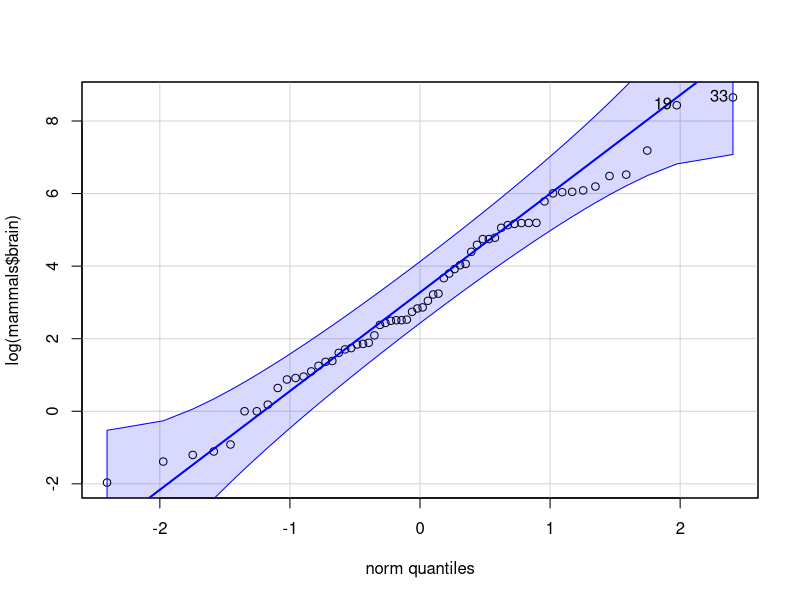
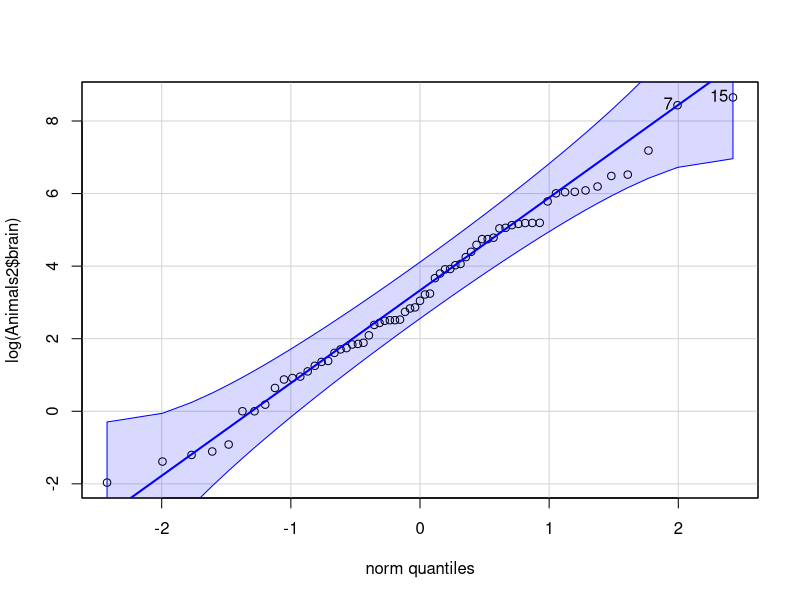
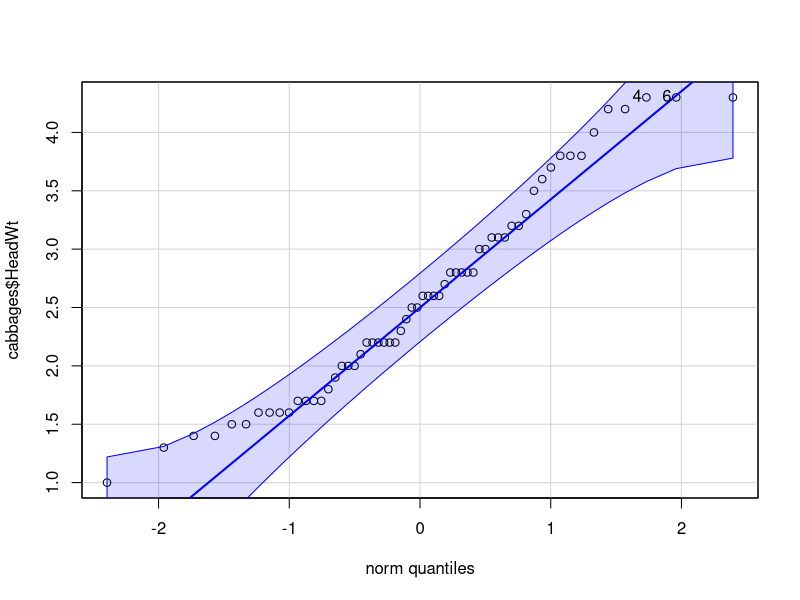
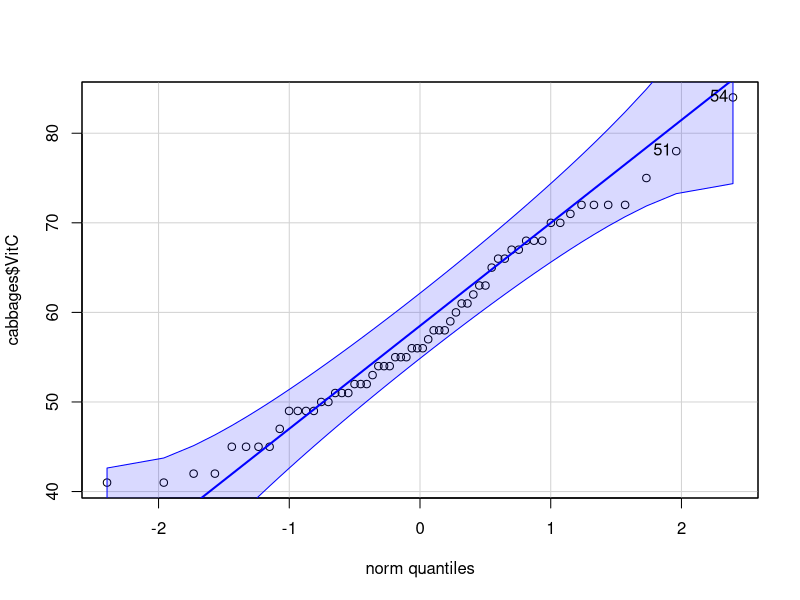
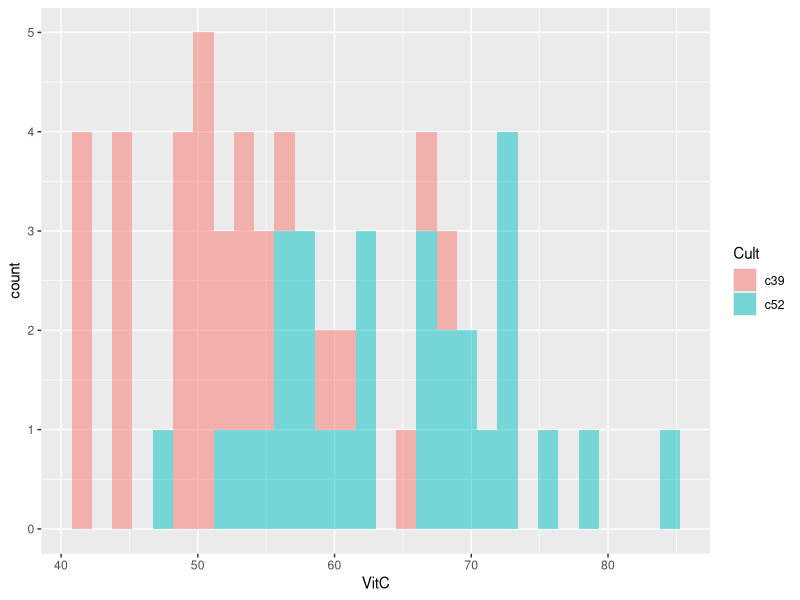
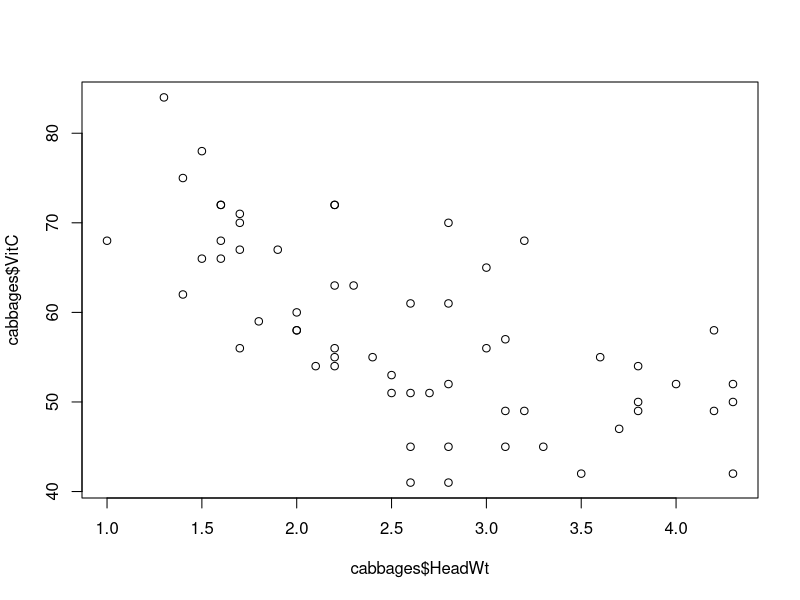
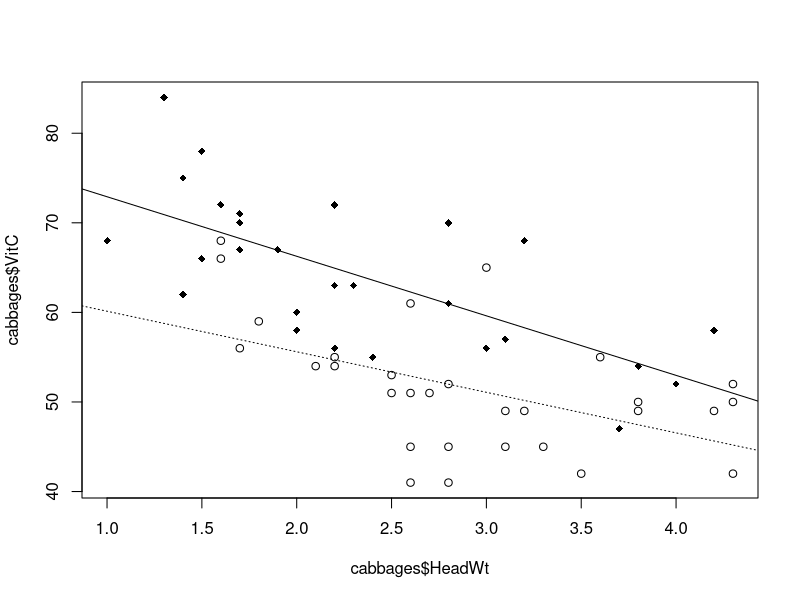

These charts were generated, in order, by the following R code:
## ---- chunk 1

# CONFIGURACIÓN GENERAL
library(knitr)
options(width = 100)
# Opciones generales chunks

## PARA GENERAR SOLO LOS ENUNCIADO include=FALSE
#opts_chunk$set(echo=F,message = F, error = F, warning = F, comment = NA, fig.align = 'center', dpi = 100, tidy = F, cache.path = '.cache/', fig.path = './figure/', include=FALSE)

## PARA Incluir la soluciones SOLO LOS ENUNCIADO include=TRUE
opts_chunk$set(echo=T,message = F, error = F, warning = F, comment = NA, fig.align = 'center', dpi = 100, tidy = F, cache.path = '.cache/', fig.path = './figure/', include=TRUE)


#options(xtable.type = 'html')
knit_hooks$set(inline = function(x) {
  
  if(is.numeric(x)) {
    round(x, getOption('digits'))
  } else {
    paste(as.character(x), collapse = ', ')
  }
})
#knit_hooks$set(plot = knitr:::hook_plot_html)
## ---- chunk 2
# Especificamos las librerías necesarias en esta lista

packages = c("MASS","knitr","tidyverse","robustbase","car")

#use this function to check if each package is on the local machine
#if a package is installed, it will be loaded
#if any are not, the missing package(s) will be installed and loaded
package.check <- lapply(packages, FUN = function(x) {
  if (!require(x, character.only = TRUE)) {
    install.packages(x, dependencies = TRUE)
    library(x, character.only = TRUE)
  }
})

#verify they are loaded
#search()

## ---- chunk 3
install.packages("MASS")
install.packages("robustbase")
## ---- chunk 4
library(MASS)
library(robustbase)

#Comenzamos con mammals
dim(mammals)
head(mammals)
tail(mammals)
str(mammals)

#Hacemos lo mismo con Animals2
dim(Animals2)
head(Animals2)
tail(Animals2)
str(Animals2)

#Mostramos el nombre de las filas
rownames(mammals)
rownames(Animals2)

#Mostramos el nombre de las columnas
colnames(mammals)
colnames(Animals2)

## ---- chunk 5

A <- mammals
B <- Animals2

#Animales que aparecen en ambos conjuntos
commonAnimals <- intersect(rownames(A),rownames(B))

## ---- chunk 6

#Animales que no aparecen en ambos conjuntos
uncommonAnimals <- setdiff (rownames(A),rownames(B))

## ---- chunk 7

solomammals<-setdiff(rownames(A), commonAnimals)#obtenemos los comunes que no estan en Animals2
soloAnimals2<-setdiff(rownames(B), commonAnimals)#obtenemos los comunes que no estan en mammals

#Obtenemos la diferencia entre los que no aparecen en ambos conjuntos
setdiff(solomammals, soloAnimals2)
setdiff(soloAnimals2, solomammals)

## ---- chunk 8

install.packages("car")

## ---- chunk 9

library(MASS)
library(robustbase)
qqPlot(log(mammals$brain))
qqPlot(log(Animals2$brain))
## ---- chunk 10
#Asignamos el valor a la variable libreturn y observamos su estructura
libreturn <- library()
str(libreturn)

#Los 5 primeros elementos de la matriz
head(libreturn$results[1:5])

#El número de librerías instaladas.
length(libreturn$results)#564

## ---- chunk 11
#Las 3 etapas para el conjunto cabbages
head(cabbages)
dim(cabbages)
tail(cabbages)
str(cabbages)

#Determinamos el número de valores perdidos
any(is.na(cabbages))#Comprobamos primero que los haya
colSums(sapply(cabbages, is.na))

#**Repetimos todo lo anterior con Chile**
#Las 3 etapas para el conjunto cabbages
head(Chile)
dim(Chile)
tail(Chile)
str(Chile)

#Determinamos el número de valores perdidos
any(is.na(Chile))#Comprobamos primero que los haya
colSums(sapply(Chile, is.na))

#Utilizando summary
summary(cabbages)
summary(Chile)


## ---- chunk 12

qqPlot(cabbages$HeadWt)#representación visual de HeadWt
qqPlot(cabbages$VitC)#representación visual de VitC



## ---- chunk 13

ggplot(cabbages, aes(VitC,fill = Cult)) + geom_histogram(alpha=0.5)#el gráfico ggplot nos compara gráficamente las dos variedades

## ---- chunk 14

plot(cabbages$VitC ~ cabbages$HeadWt) #comparacion **VitC** en función del peso de la calabaza **HeadWt**

## ---- chunk 15

plot(cabbages$VitC ~ cabbages$HeadWt, pch=c(1,18)[cabbages$Cult])#comparacion **VitC** en función del peso de la calabaza **HeadWt** por  variedad de calabaza


Modeloc39<-lm(cabbages$VitC ~ cabbages$HeadWt, data=cabbages, subset=which(Cult=="c39"))#obtenemos el modelo c39
Modeloc52<-lm(cabbages$VitC ~ cabbages$HeadWt, data=cabbages, subset=which(Cult=="c52"))#obtenemos el modelo c52

abline(Modeloc39, lty=3)
abline(Modeloc52)
## ---- chunk 16

summary(Modeloc39)
summary(Modeloc52)
lm(Modeloc39)
lm(Modeloc52)
